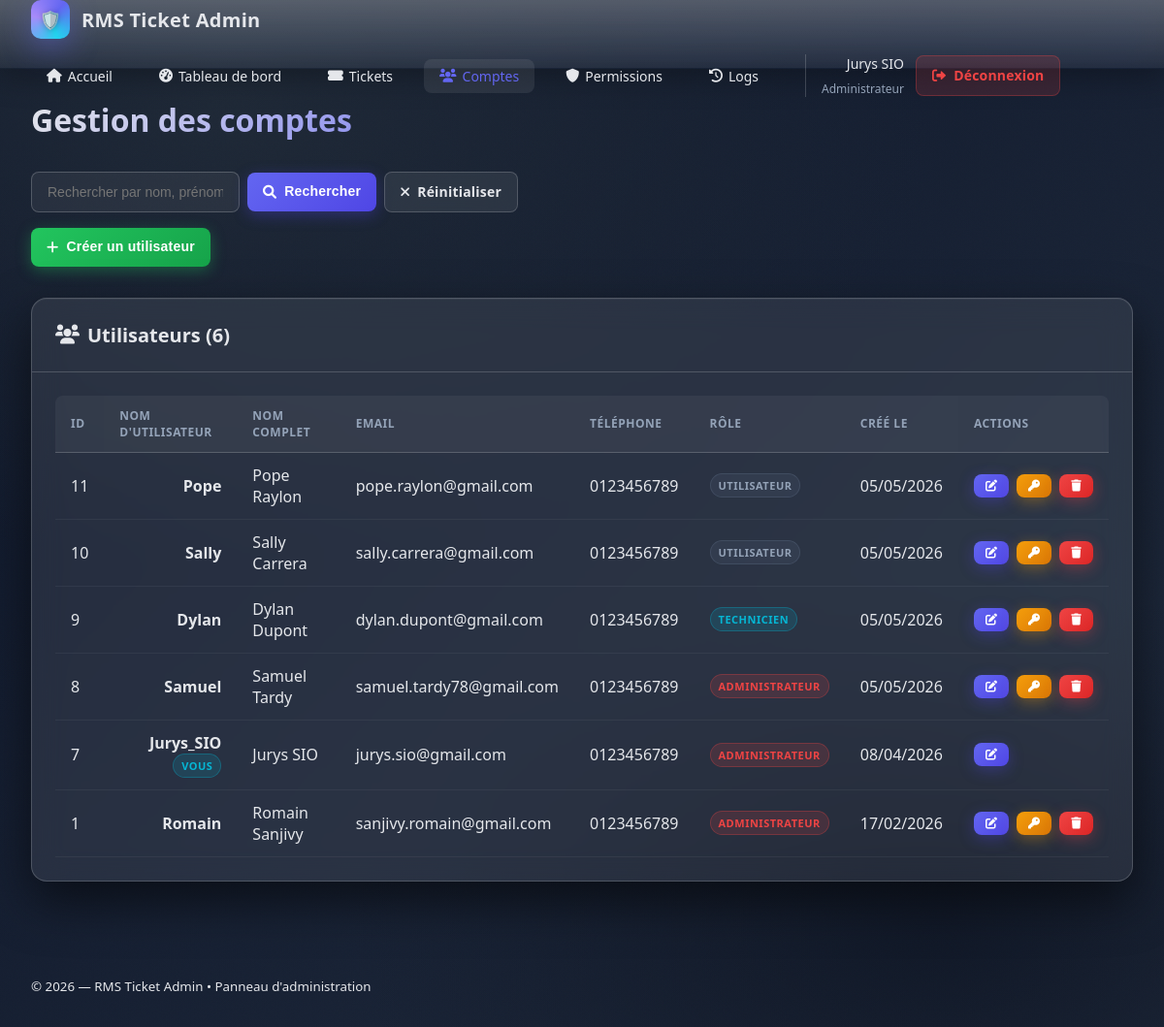
The app's page /AdminPanel/adminpanel.php?action=users (signed in) with its own data.
### tables this page shows
CREATE TABLE `users` (
  `id` int(10) UNSIGNED NOT NULL,
  `username` varchar(50) NOT NULL,
  `nom` varchar(100) NOT NULL,
  `prenom` varchar(100) NOT NULL,
  `email` varchar(255) NOT NULL,
  `password_hash` varchar(255) NOT NULL,
  `numero_telephone` varchar(20) DEFAULT NULL,
  `droit` tinyint(1) NOT NULL DEFAULT 0,
  `created_at` timestamp NOT NULL DEFAULT current_timestamp()
);

### AdminPanel/adminpanel.php (the view, shortened to what this page needs)
<?php
function getConnection() {
    static $mysqli = null;
    if ($mysqli === null) {
        try {
            $mysqli = new mysqli(DB_HOST, DB_USER, DB_PASS, DB_NAME);
            $mysqli->set_charset(DB_CHARSET);
        } catch (Exception $e) {
            http_response_code(500);
            die('Erreur de connexion à la base de données.');
        }
    }
    return $mysqli;
}
function e(string $s): string {
    return htmlspecialchars($s, ENT_QUOTES | ENT_SUBSTITUTE, 'UTF-8');
}
function current_user(): ?array {
    $conn = getConnection();
    $stmt = $conn->prepare('SELECT * FROM users WHERE id = ?');
    $stmt->bind_param('i', $_SESSION['user_id']);
    $stmt->execute();
    $result = $stmt->get_result();
    return $result->fetch_assoc() ?: null;
}
function require_admin(): void {
    $user = current_user();
}
$action = $_GET['action'] ?? 'dashboard';
require_admin();
switch ($action) {
    case 'users':
        $search = trim($_GET['search'] ?? '');
        $users = users_list($search);
        page_layout('Gestion des comptes', users_view($users, $search));
        break;
}
function users_list($search): array {
    $conn = getConnection();
    $where = '1=1';
    $sql = "SELECT * FROM users WHERE $where ORDER BY created_at DESC";
    $stmt = $conn->prepare($sql);
    $stmt->execute();
    return $stmt->get_result()->fetch_all(MYSQLI_ASSOC);
}
function page_layout(string $title, string $content, array $opts = []): void {
    $current_user = current_user();
    $current_action = $_GET['action'] ?? 'dashboard';
?>
<!doctype html>
<html lang="fr">
<head>
    <link rel="stylesheet" href="adminpanel.css">
    <link href="https://cdnjs.cloudflare.com/ajax/libs/font-awesome/6.0.0/css/all.min.css" rel="stylesheet">
</head>
<body>
    <div class="noise"></div>
    <?php if (!($opts['hide_nav'] ?? false)): ?>
    <nav class="navbar">
        <div class="nav-container">
            <a href="../HomePage/index.php" class="nav-brand" style="text-decoration: none; color: inherit;">
                <div class="brand-logo">
                    <span>🛡️</span>
                </div>
                <div class="brand-text"><?= e(APP_NAME) ?></div>
            </a>
            <div class="nav-menu">
                <a href="../HomePage/index.php" class="nav-link">
                    <i class="fas fa-home"></i> Accueil
                </a>
                <a href="?action=dashboard" class="nav-link <?= $current_action === 'dashboard' ? 'active' : '' ?>">
                    <i class="fas fa-tachometer-alt"></i> Tableau de bord
                </a>
                <a href="?action=tickets" class="nav-link <?= $current_action === 'tickets' ? 'active' : '' ?>">
                    <i class="fas fa-ticket-alt"></i> Tickets
                </a>
                <a href="?action=users" class="nav-link <?= $current_action === 'users' ? 'active' : '' ?>">
                    <i class="fas fa-users"></i> Comptes
                </a>
                <?php if ($current_user['droit'] >= 2): ?>
                <a href="?action=permissions" class="nav-link <?= $current_action === 'permissions' ? 'active' : '' ?>">
                    <i class="fas fa-shield-alt"></i> Permissions
                </a>
                <?php endif; ?>
                <a href="?action=logs" class="nav-link <?= $current_action === 'logs' ? 'active' : '' ?>">
                    <i class="fas fa-history"></i> Logs
                </a>
                <div class="nav-user">
                    <div class="user-info">
                        <span class="user-name"><?= e($current_user['prenom'] . ' ' . $current_user['nom']) ?></span>
                        <span class="user-role">
                            <?php
                            switch($current_user['droit']) {
                                case 2: echo 'Administrateur'; break;
                            }
                            ?>
                        </span>
                    </div>
                    <a href="?action=logout" class="btn btn-logout">
                        <i class="fas fa-sign-out-alt"></i> Déconnexion
                    </a>
                </div>
            </div>
        </div>
  </nav>
<?php endif; ?>
    <main class="main-content">
<div class="container">
            <div class="page-header">
                <h1><?= e($title) ?></h1>
            </div>
  <?= $content ?>
</div>
    </main>
    <footer class="footer">
        <div class="container">
            <small>© <?= date('Y') ?> — <?= e(APP_NAME) ?> • Panneau d'administration</small>
        </div>
</footer>
</body>
</html>
<?php }
?>
<?php
function users_view($users, $search): string {
    $current_user = current_user();
?>
    <div class="page-actions">
        <div class="search-section">
            <form method="GET" class="search-form">
                <div class="search-group">
                    <input type="text" name="search" placeholder="Rechercher par nom, prénom, email..." value="<?= e($search) ?>" class="input">
                    <button type="submit" class="btn btn-primary">
                        <i class="fas fa-search"></i> Rechercher
                    </button>
                    <a href="?action=users" class="btn btn-secondary">
                        <i class="fas fa-times"></i> Réinitialiser
                    </a>
                </div>
            </form>
        </div>
        <?php if ($current_user['droit'] >= 2): ?>
        <div class="action-section">
            <button onclick="toggleModal('createUserModal')" class="btn btn-success">
                <i class="fas fa-plus"></i> Créer un utilisateur
            </button>
        </div>
        <?php endif; ?>
    </div>
    <div class="card">
        <div class="card-header">
            <h3><i class="fas fa-users"></i> Utilisateurs (<?= count($users) ?>)</h3>
        </div>
        <div class="card-content">
            <?php if (empty($users)): ?>
                <p class="empty-state">Aucun utilisateur trouvé</p>
            <?php else: ?>
                <div class="table-responsive">
                    <table class="table">
                        <thead>
                            <tr>
                                <th>ID</th>
                                <th>Nom d'utilisateur</th>
                                <th>Nom complet</th>
                                <th>Email</th>
                                <th>Téléphone</th>
                                <th>Rôle</th>
                                <th>Créé le</th>
                                <th>Actions</th>
                            </tr>
                        </thead>
                        <tbody>
                            <?php foreach ($users as $user): ?>
                            <tr>
                                <td><?= $user['id'] ?></td>
                                <td>
                                    <div class="user-info">
                                        <strong><?= e($user['username']) ?></strong>
                                        <?php if ($user['id'] == $_SESSION['user_id']): ?>
                                            <span class="badge badge-info">Vous</span>
                                        <?php endif; ?>
                                    </div>
                                </td>
                                <td><?= e($user['prenom'] . ' ' . $user['nom']) ?></td>
                                <td><?= e($user['email']) ?></td>
                                <td><?= e($user['numero_telephone'] ?? '-') ?></td>
                                <td>
                                    <span class="badge role-<?= $user['droit'] ?>">
                                        <?php
                                        switch($user['droit']) {
                                            case 2: echo 'Administrateur'; break;
                                            case 1: echo 'Technicien'; break;
                                            default: echo 'Utilisateur'; break;
                                        }
                                        ?>
                                    </span>
                                </td>
                                <td><?= date('d/m/Y', strtotime($user['created_at'])) ?></td>
                                <td>
                                    <div class="action-buttons">
                                        <button onclick="editUser(<?= htmlspecialchars(json_encode($user)) ?>)" class="btn btn-sm btn-primary">
                                            <i class="fas fa-edit"></i>
                                        </button>
                                        <?php if ($current_user['droit'] >= 2 && $user['id'] != $_SESSION['user_id']): ?>
                                        <button onclick="resetPassword(<?= $user['id'] ?>, '<?= e($user['username']) ?>')" class="btn btn-sm btn-warning">
                                            <i class="fas fa-key"></i>
                                        </button>
                                        <form method="POST" style="display: inline;" onsubmit="return confirm('Supprimer cet utilisateur ?')">
                                            <button type="submit" class="btn btn-sm btn-danger">
                                                <i class="fas fa-trash"></i>
                                            </button>
                                        </form>
                                        <?php endif; ?>
                                    </div>
                                </td>
                            </tr>
                            <?php endforeach; ?>
                        </tbody>
                    </table>
                </div>
            <?php endif; ?>
        </div>
    </div>
<?php
    return ob_get_clean();
}
?>

### records on screen
users: prenom+nom "Jurys SIO", id "7", username "Jurys_SIO", shows "VOUS", email "jurys.sio@gmail.com", numero_telephone "0123456789", droit "ADMINISTRATEUR", created_at "08/04/2026"
users: id "11", username "Pope", prenom+nom "Pope Raylon", email "pope.raylon@gmail.com", numero_telephone "0123456789", droit "UTILISATEUR", created_at "05/05/2026"
users: id "10", username "Sally", prenom+nom "Sally Carrera", email "sally.carrera@gmail.com", numero_telephone "0123456789", droit "UTILISATEUR", created_at "05/05/2026"
users: id "9", username "Dylan", prenom+nom "Dylan Dupont", email "dylan.dupont@gmail.com", numero_telephone "0123456789", droit "TECHNICIEN", created_at "05/05/2026"
users: id "8", username "Samuel", prenom+nom "Samuel Tardy", email "samuel.tardy78@gmail.com", numero_telephone "0123456789", droit "ADMINISTRATEUR", created_at "05/05/2026"
users: id "1", username "Romain", prenom+nom "Romain Sanjivy", email "sanjivy.romain@gmail.com", numero_telephone "0123456789", droit "ADMINISTRATEUR", created_at "17/02/2026"

### other values on screen
APP_NAME "RMS Ticket Admin"
$title "Gestion des comptes"
count($users) "6"
